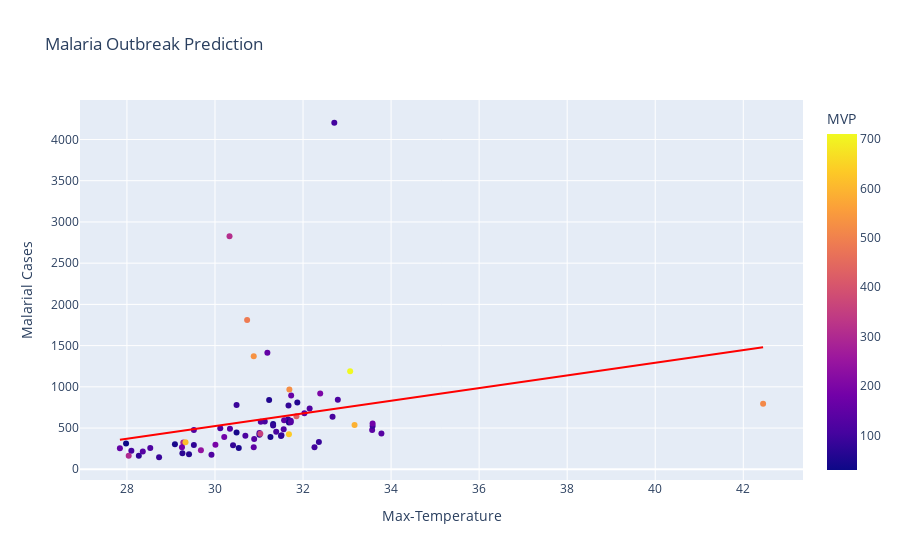

The notebook cell saved with this chart:
### Code cell
fig = px.scatter(df, x="Max-Temperature", y="Malarial Cases", color="MVP", trendline='ols', trendline_color_override = 'red', title = 'Malaria Outbreak Prediction')
fig.show()
